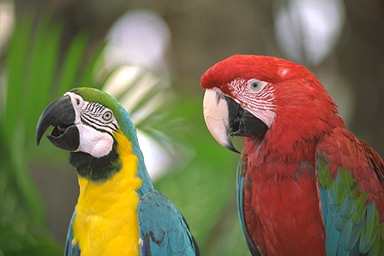
//> input picture hw1/parrots.ppm, 384 x 256 px
$ ./hw1   (built with g++ and OpenCV 4)
//> lines starting //> are read from the running program, lines starting //| are printed output that depends on the picture; after the words box and inside, x2 and y2 are one past the last pixel; in counts of white or black regions, pixels touching at a corner belong together
// [15 lines of commented-out code are left out]
#include <cv.h>
#include <highgui.h>
#include <vector>

#define histo_size 256
using namespace cv;
using namespace std;

void color_to_gray(Mat& img, Mat& img_gray)
{
   for(int r=0;r<img.rows;r++)
  {
          for(int c=0;c<img.cols;c++)
          {
                  Vec3b intensity = img.at<Vec3b>(r,c);

                img_gray.at<uchar>(r,c) = 0.114*intensity.val[0]+0.587*intensity.val[1]+0.229*intensity.val[2];
          }
  }

}

// param: img(gray)
void  get_histogram(const Mat& img, vector<int>& histo, int& h_max)
{
 //       cout << "rows:" << img_gray.rows << endl;
 //       cout << "cols:" << img_gray.cols << endl;
        for(int r=0;r< img.rows;r++)
        {
                for(int c=0; c< img.cols;c++)
                {
                        Scalar intensity = img.at<uchar>(r,c);
                        histo[intensity.val[0]]++;
                }
        }

        // get h_max: find max of histogram
        for(int r=0; r < histo.size();r++)
        {
                if(histo[r] > h_max)
                {
                        h_max = histo[r];
                }
         //       cout << "histo[" << r << "]:" << histo[r] << endl;

        }

}

void show_histogram(vector<int> histo, int h_max)
{
        Mat canvas = Mat::ones(histo_size,256,CV_8UC1);
        //cout << "canvas:" << canvas << endl;

        for(int j=0;j < histo.size();j++)
        {

                line(
                                canvas,
                                Point(j,256),
                                Point(j,256-(histo[j]*histo_size/h_max)),
                                Scalar(256,256,256),
                                1,8,0
                    );
        }

        imshow("histo",canvas);

}
int main()
{

   Mat img = imread("parrots.ppm",CV_LOAD_IMAGE_COLOR);
//> img is the input picture: 256 rows x 384 cols, CV_8UC3; mean B, G, R 76.1, 109.8, 121.9
 //  imshow("input image",img);

   Mat img_gray; // by my code
   Mat  img_gray2; // by opencv code

   img_gray.create(img.size(),CV_8UC1);
//   img_gray2.create(img.size(),CV_8UC1);

   color_to_gray(img,img_gray);
//> after the loop in color_to_gray, `for(int r=0;r<img.rows;r++)`:
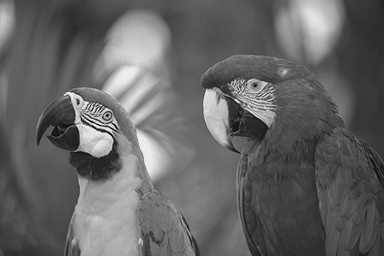
//> img_gray: 256 rows x 384 cols, CV_8UC1; min 1, max 237, mean 100.5
   imshow("Output image1",img_gray);

    //    cvtColor(img,img_gray2,CV_BGR2GRAY);
    //    imshow("Output image2",img_gray2);
   //     imwrite("./gray_image.pgm",img_gray2);

        vector<int> histo= vector<int>(256,0);

        int h_max = -1;
        get_histogram(img_gray, histo,h_max); // fill histo, h_max
//> after the loop in get_histogram, `for(int r=0;r< img.rows;r++)`: histo = 256 values, max 1701 at index 84, min 0 at index 0, mean 384
//> the loop in get_histogram, `for(int r=0; r < histo.size();r++)` made 256 passes
//> h_max on passes 1, 2, 12, 14, 16, 18, 19, 21, 22, 28, 33, 34: 0, 1, 3, 4, 7, 10, 12, 14, 32, 45, 66, 81
//> after the loop in get_histogram, `for(int r=0; r < histo.size();r++)`: h_max = 1701
//> h_max = 1701

        Mat canvas = Mat::ones(histo_size,256,CV_8UC1);
        //cout << "canvas:" << canvas << endl;
        show_histogram(histo,h_max);
//> after the loop in show_histogram, `for(int j=0;j < histo.size();j++)`:
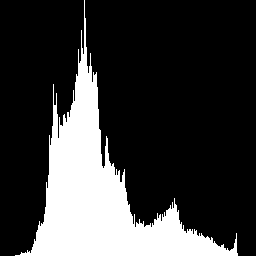
//> canvas: 256 rows x 256 cols, CV_8UC1; values 1 (black) and 255 (white), 22.4% white; 1 white region, box (x1, y1, x2, y2) and area: (15, 0, 238, 256) 14683

        waitKey(0);

        return 0;
}
